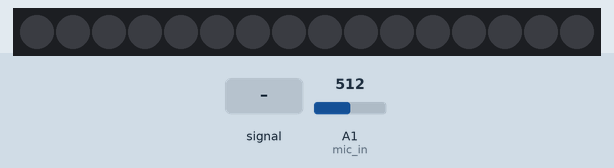
Recording of a program running on a simulated Arduino Pro Mini, built with avr-gcc and run on an emulated ATmega328P. Parts: 16 RGB LEDs in strip order, left to right. Inputs (shaded band) come from the test bench; at power-on: A1 (mic_in) = 512. What the program prints to the serial monitor is not drawn.

Above: at 1.2 s.
1.3 s: A1 (mic_in) fed a 200 Hz sine of ±255 counts around its level
At 1.34 s:
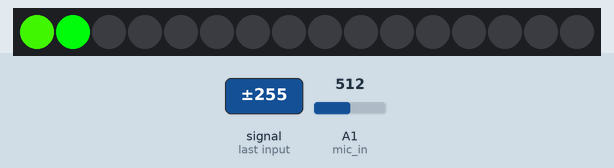
4.0 s: A1 (mic_in) fed a 50 Hz sine of ±306 counts around its level
At 5.21 s:
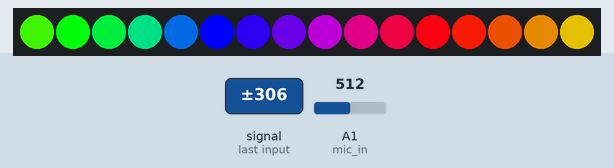
7.0 s: A1 (mic_in) fed a 200 Hz sine of ±460 counts around its level
At 7.46 s:
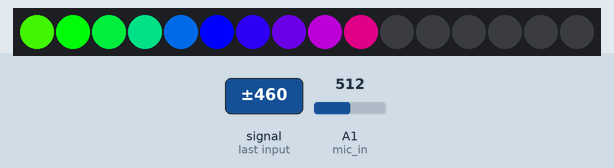
10.0 s: A1 (mic_in) set to 716
11.5 s: A1 (mic_in) fed a 1000 Hz sine of ±255 counts around its level
At 12.96 s:
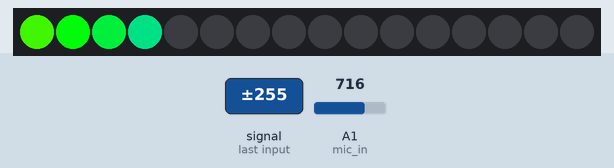

Measured:
- after the input at 1.3 s, the LEDs: change at once (image 1)
- after the input at 4.0 s, the LEDs: change after 0.11 s (image 2)
- after the input at 7.0 s, the LEDs: first change after 0.05 s (image 3 shows a later state)
- after the input at 11.5 s, the LEDs: first change at once (image 4 shows a later state)

The program:

main.cpp
```cpp
#include <Arduino.h>
#include "FastLED.h"

#define Pixel_PIN 3
#define NUM_LEDS 16
#define COLOR_ORDER GRB
#define LED_TYPE WS2812B

CRGB leds[NUM_LEDS];

int mic_in = A1;
int mic_value;
int old_mic_value = 580;
int mic_delta = 160;

const uint8_t saturation = 255;
//start at hue value 85 (pure green)
uint8_t gHue = 85;
//getting the right gradtient for led ring or strip
uint8_t gHueDelta = 255/NUM_LEDS;
//intensity for leds
uint8_t value = 255;

void setup() {
	Serial.begin(9600);
	FastLED.addLeds<LED_TYPE, Pixel_PIN, COLOR_ORDER>(leds, NUM_LEDS);
	FastLED.setBrightness(255);
	pinMode(mic_in, INPUT);
}

void loop() {
	for (int i = 0; i <= 9; i++) {
		mic_value += analogRead(mic_in);
	}
	mic_value = mic_value/10;
	Serial.println(mic_value);
	for (int i = 0; i <= 15; i++) {
		if ((mic_value - old_mic_value) > 10*i) {
			leds[i] = CHSV(gHue+(gHueDelta*i),saturation,value);
		}
		else {
			leds[i] = CRGB::Black;
		}
	}
	old_mic_value = mic_value;
	FastLED.show();
}
```
